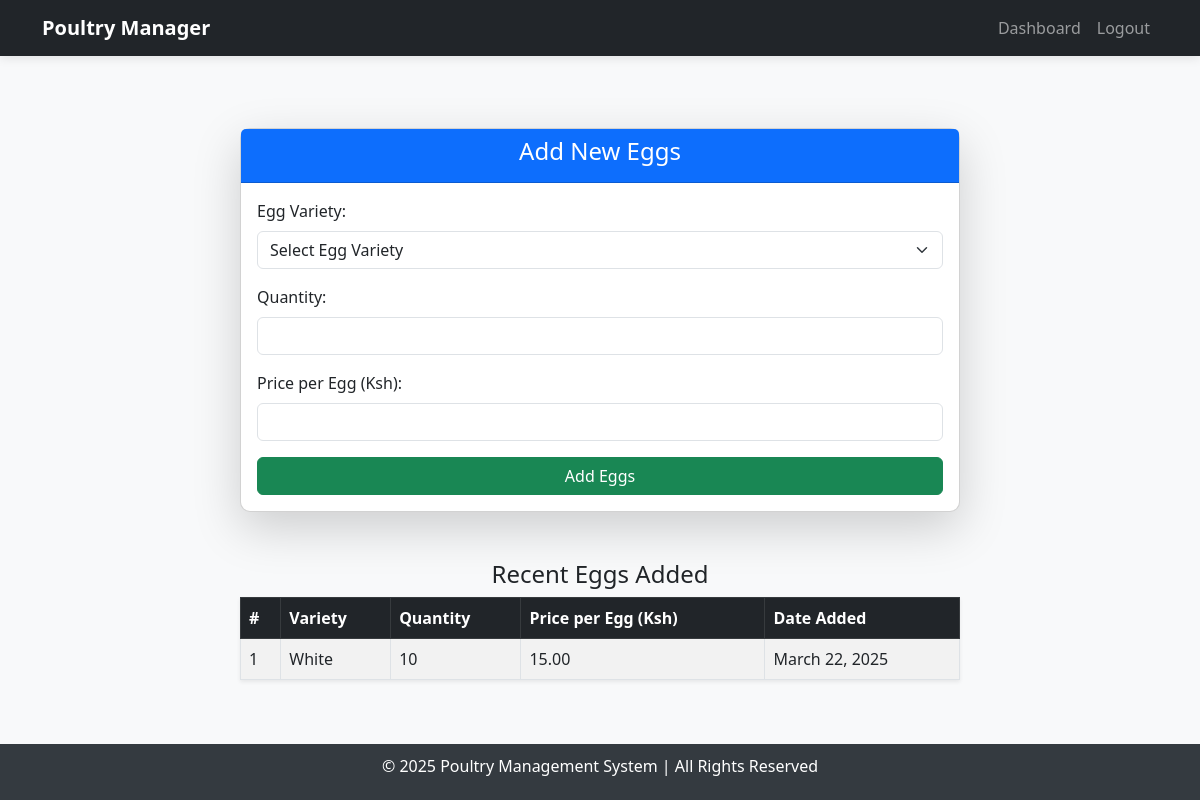
/add_eggs/ (signed in), run on an earlier commit of the app's database.
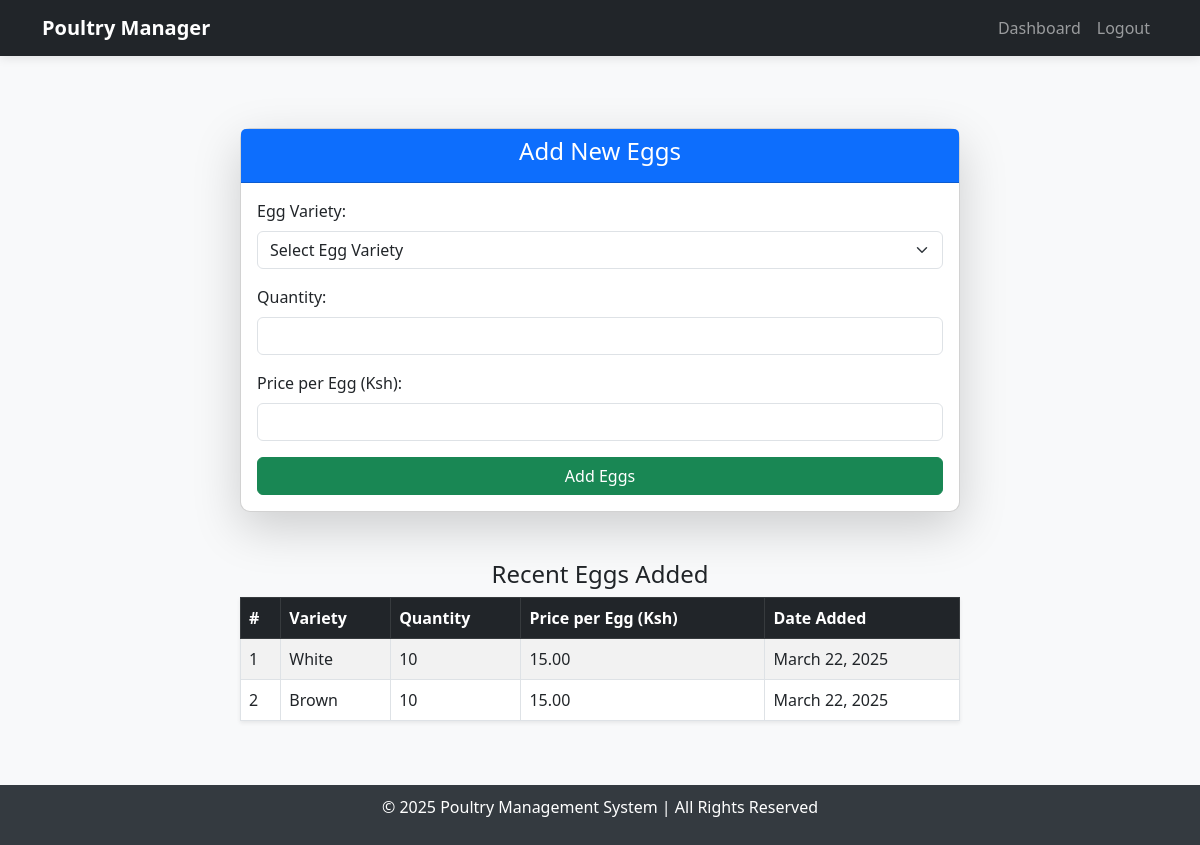
And on a later commit of the database.
### poultry/models.py (models this page shows, shortened)
class Egg(models.Model):
    VARIETY_CHOICES = [
        ('white', 'White'),
        ('brown', 'Brown'),
        ('organic', 'Organic'),
        ('free_range', 'Free Range'),
    ]
    variety = models.CharField(max_length=20, choices=VARIETY_CHOICES,null=True, blank=True)
    quantity = models.PositiveIntegerField()
    price_per_egg = models.DecimalField(max_digits=10, decimal_places=2, null=True, blank=True)
    collected_date = models.DateField(auto_now_add=True)

### poultry/views.py (the view, shortened to what this page needs)
# urls.py: path('add_eggs/', add_eggs, name='add_eggs'),
@login_required
def add_eggs(request):
    return render(request, "poultry/add_eggs.html", {
        "eggs": Egg.objects.all(),
    })

### poultry/templates/poultry/add_eggs.html (shortened to what this page needs)
{% extends 'base.html' %}
{% load static %}
{% block content %}
<div class="container mt-5">
    <div class="row justify-content-center">
        <div class="col-md-8">
            <div class="card shadow-lg">
                <div class="card-header bg-primary text-white text-center">
                    <h4>Add New Eggs</h4>
                </div>
                <div class="card-body">
                    <form method="POST">
                        <div class="mb-3">
                            <label class="form-label">Egg Variety:</label>
                            <select name="egg_variety" class="form-select" required>
                                <option value="">Select Egg Variety</option>
                            </select>
                        </div>
                        <div class="mb-3">
                            <label class="form-label">Quantity:</label>
                            <input type="number" name="quantity" class="form-control" required>
                        </div>
                        <div class="mb-3">
                            <label class="form-label">Price per Egg (Ksh):</label>
                            <input type="number" name="price_per_egg" class="form-control" required>
                        </div>
                        <button type="submit" class="btn btn-success w-100">Add Eggs</button>
                    </form>
                </div>
            </div>
            <div class="mt-5">
            <h4 class="text-center">Recent Eggs Added</h4>
            <table class="table table-bordered table-striped shadow-sm">
                <thead class="table-dark">
                    <tr>
                        <th>#</th>
                        <th>Variety</th>
                        <th>Quantity</th>
                        <th>Price per Egg (Ksh)</th>
                        <th>Date Added</th>
                    </tr>
                </thead>
                <tbody>
                    {% for egg in eggs %}
                    <tr>
                        <td>{{ forloop.counter }}</td>
                        <td>{{ egg.variety|title }}</td>
                        <td>{{ egg.quantity }}</td>
                        <td>{{ egg.price_per_egg }}</td>
                        <td>{{ egg.collected_date }}</td>
                    </tr>
                    {% empty %}
                    <tr>
                        <td colspan="5" class="text-center text-muted">No eggs recorded yet.</td>
                    </tr>
                    {% endfor %}
                </tbody>
            </table>
            </div>
        </div>
    </div>
</div>
{% endblock %}

What changed in the data, as far as the page shows it:
added Egg: variety "Brown", quantity "10", price_per_egg "15.00", collected_date "March 22, 2025"
